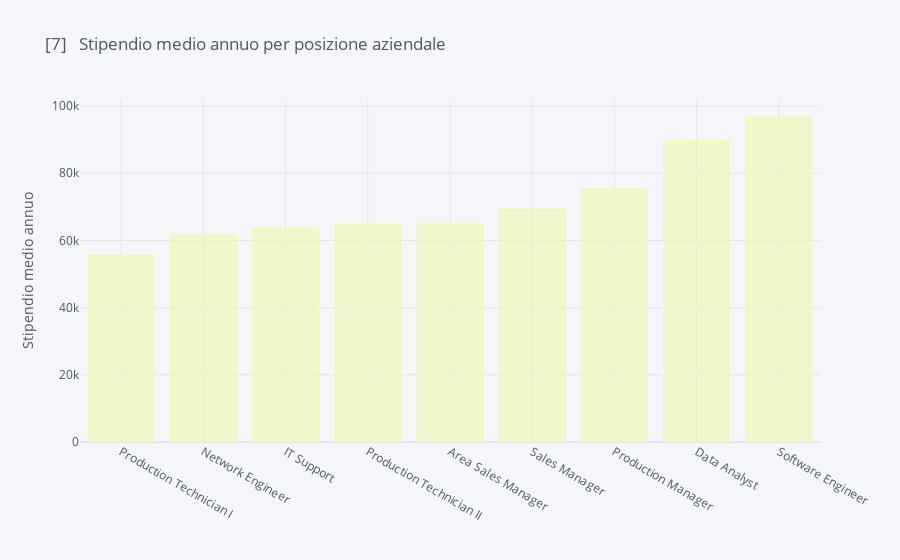

Notebook source saved alongside this figure:
### Code cell
df_medie.iplot(kind="bar", color=colors, title="[7]   Stipendio medio annuo per posizione aziendale", 
               yTitle="Stipendio medio annuo")

### Figure 1 — Plotly figure (JSON) as saved in the notebook; plotly's stock layout.template omitted (floating-point values rounded to 4 significant figures)
{"data": [{"marker": {"color": "rgba(237, 248, 177, 0.6)", "line": {"color": "rgba(237, 248, 177, 1.0)", "width": 1}}, "name": "Salary", "orientation": "v", "text": "", "type": "bar", "x": ["Production Technician I", "Network Engineer", "IT Support", "Production Technician II", "Area Sales Manager", "Sales Manager", "Production Manager", "Data Analyst", "Software Engineer"], "y": [55520.0, 61605, 63680.0, 64890.0, 64930.0, 69240, 75290.0, 89760.0, 96720.0]}], "layout": {"legend": {"bgcolor": "#F5F6F9", "font": {"color": "#4D5663"}}, "paper_bgcolor": "#F5F6F9", "plot_bgcolor": "#F5F6F9", "title": {"font": {"color": "#4D5663"}, "text": "[7]   Stipendio medio annuo per posizione aziendale"}, "xaxis": {"gridcolor": "#E1E5ED", "showgrid": true, "tickfont": {"color": "#4D5663"}, "title": {"font": {"color": "#4D5663"}, "text": ""}, "zerolinecolor": "#E1E5ED"}, "yaxis": {"gridcolor": "#E1E5ED", "showgrid": true, "tickfont": {"color": "#4D5663"}, "title": {"font": {"color": "#4D5663"}, "text": "Stipendio medio annuo"}, "zerolinecolor": "#E1E5ED"}}}
